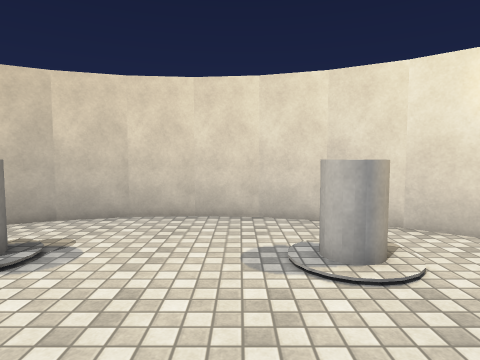
[1] (above)

13 first-person views from a walk through a Unity game level. The camera is 1.44 m above the floor, tilts 4° down and sees 75° across. The floor is counted in squares, 0.72 m on a side. Each view is taken from the middle of a square. On the plan, view 1 faces up. The plan holds only what a view shows up to about 17 squares ahead; the rest is blank. The player is left out. Some animated figures are not drawn. Some surface patterns are stand-ins.

[2]
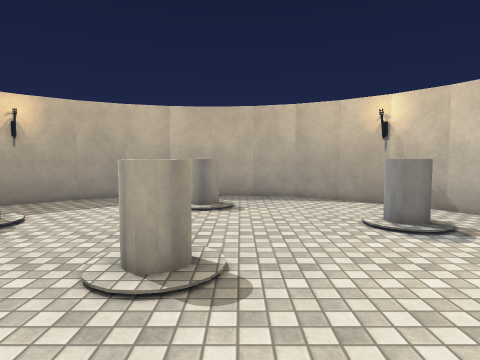

[3]
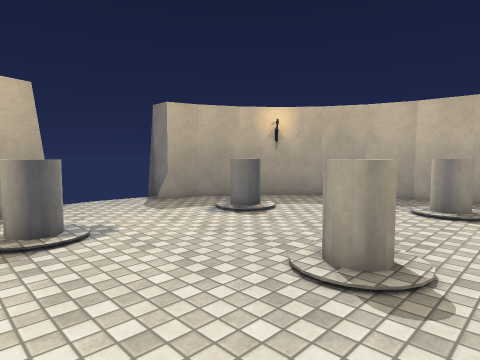

[4]
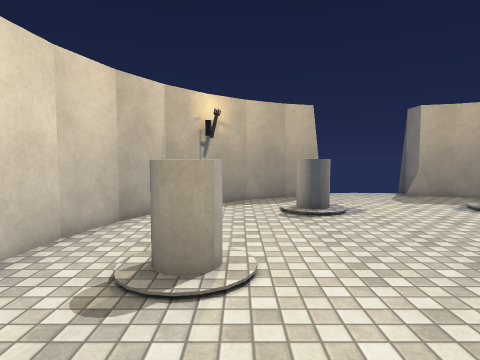

[5]
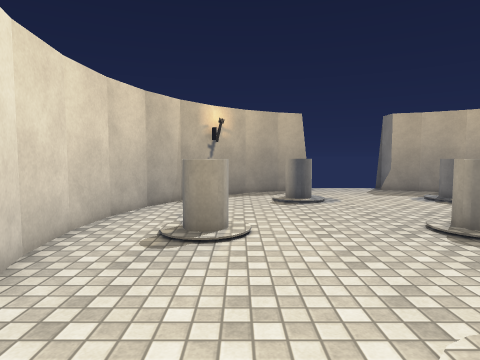

[6]
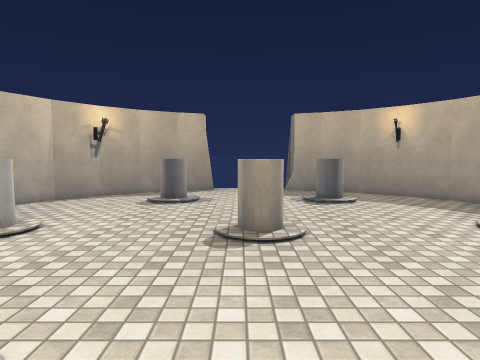

[7]
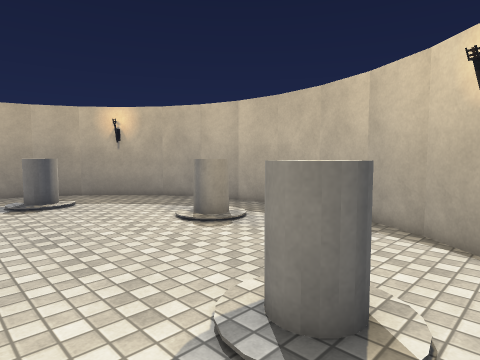

[8]
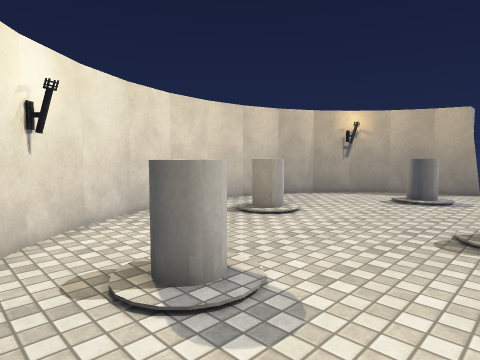

[9]
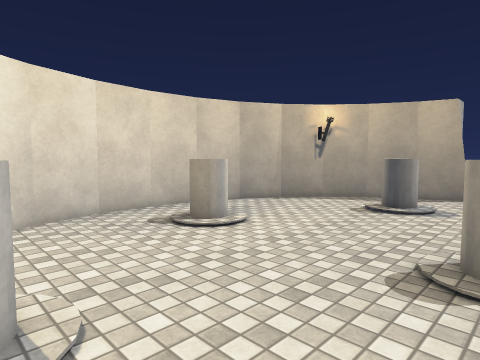

[10]
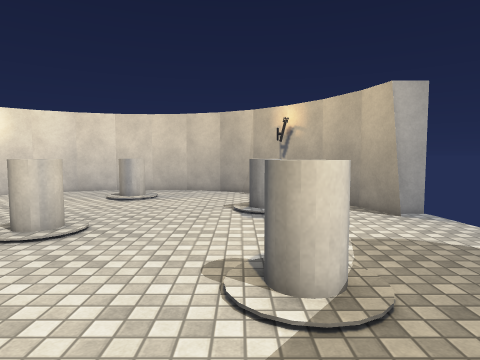

[11]
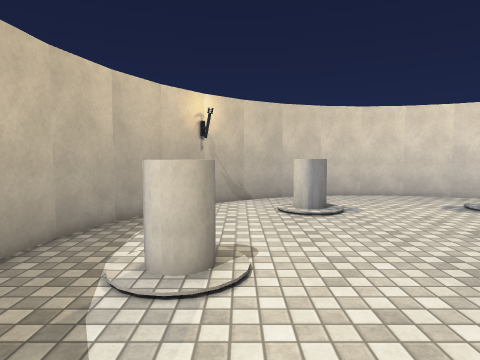

[12]
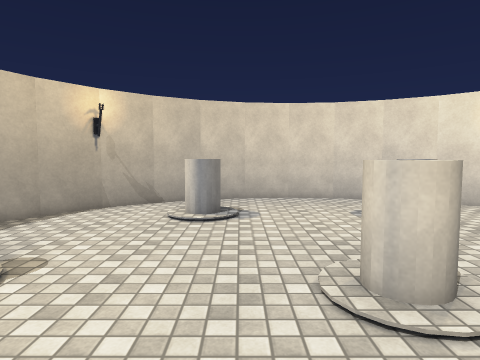

[13]
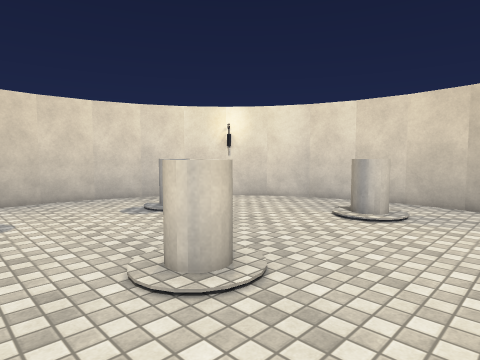

### Floor plan
Points are (right, up) in squares from view 1. A wall is a line through its corners. A room is listed if a view was taken in it or the views show most of it. See-through windows are left out.
Room 1 (views 1, 2, 3, 4, 5, 6, 7, 8, 9, 10, 11, 12, 13)
walls: (-10.9, -6.7) (-9.5, -8.5); (-9.6, -8.4) (-7.8, -9.8) (-5.9, -10.9) (-4.4, -11.3) (-4.4, -12.7); (-12, -4.8) (-10.9, -6.8); (-12.6, -2.6) (-11.9, -4.8); (0.6, -11.5) (2.8, -10.9); (2.6, -10.9) (4.7, -9.8); (-11.9, 3.8) (-12.6, 1.7) (-12.8, -0.5) (-12.6, -2.7); (4.6, -9.9) (6.5, -8.4); (6.3, -8.5) (7.8, -6.7); (-10.9, 5.8) (-12, 3.8); (-9.5, 7.5) (-11, 5.7); (7.7, -6.9) (8.8, -4.8) (9.5, -2.7) (9.7, -0.5) (9.5, 1.7) (8.8, 3.8); (-7.7, 8.9) (-9.6, 7.4); (-5.8, 9.9) (-7.9, 8.8); (-3.7, 10.5) (-5.9, 9.9); (-1.5, 10.7) (-3.8, 10.5); (0.7, 10.5) (-1.6, 10.7); (8.9, 3.7) (7.8, 5.8); (7.8, 5.7) (6.4, 7.5); (2.8, 9.9) (0.5, 10.6); (4.8, 8.8) (2.7, 9.9); (6.5, 7.4) (4.6, 8.9); (1.2, -12.8) (1.2, -11.5)
objects: other object (-9, -1) to (-9, 0); other object (-6, -7) to (-5, -7); other object (-6, 6) to (-5, 6); other object (-2, -1) to (-1, 0); other object (2, -7) to (3, -7); other object (2, 6) to (3, 6); other object (6, -1) to (6, 0)

Where each view was taken, in squares from view 1:
view 1: 0 up, 0 right, facing up
view 2: 1 up, 4 right, facing left
view 3: 2 up, 4 right, facing down-left
view 4: 5 up, 5 right, facing down
view 5: 8 up, 5 right, facing down
view 6: 8 up, 1 left, facing down
view 7: 8 up, 2 left, facing down-left
view 8: 9 up, 2 left, facing down-right
view 9: 6 up, 2 left, facing down-right
view 10: 6 down, 10 left, facing right
view 11: 6 down, 8 left, facing up
view 12: 5 down, 4 left, facing up
view 13: 5 down, 5 left, facing up-right
